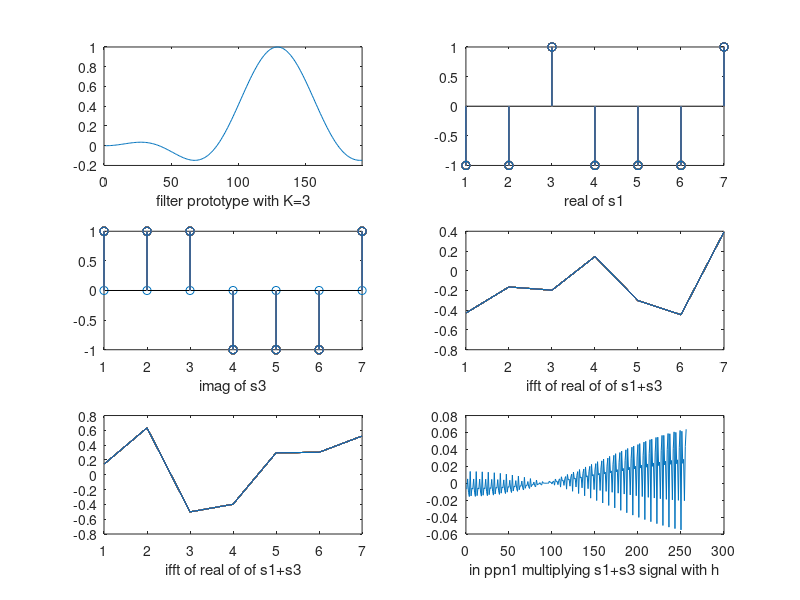
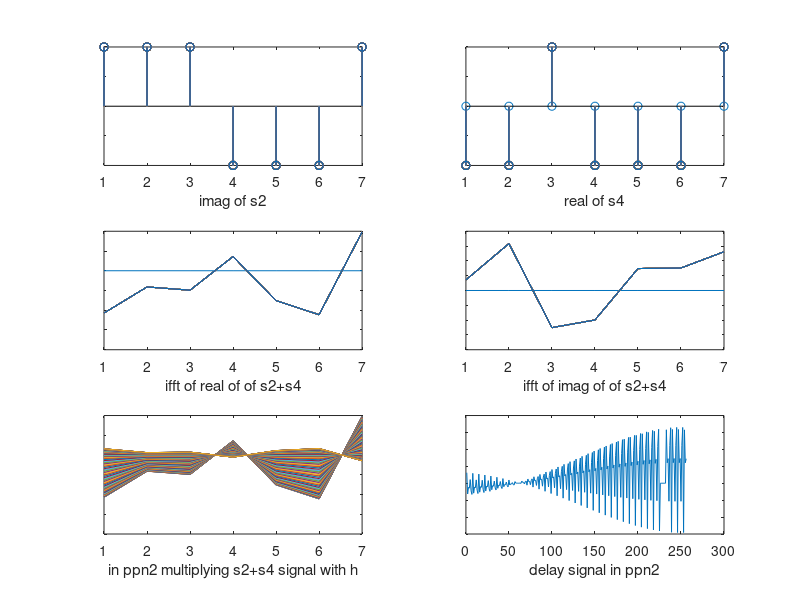
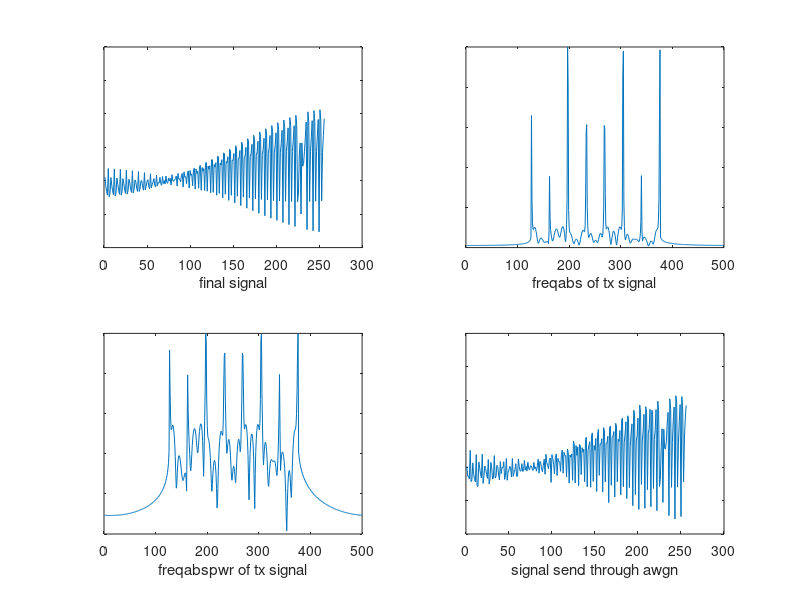

Reproduce these figures in MATLAB, in order. (Note: this script raises an error after producing the figures.)
clc;clear all;close all;warning off;
B=7;
W=1;
N=64;
K=3;
n=K*N:B*N-1;
% prototypefilter
h1=1;
h2=0.911438;
h3= 0.411438;
factech=1+2*(h1+h2+h3);
hef(1:3*N)=0;
for i=1:3*N-1
   hef(1+i)=1-2*h1*cos(pi*i/(2*N))+2*h2*cos(pi*i/N)-2*h3*cos(pi*i*3/(2*N));
end

hef=hef/factech;
h=hef; 
%-------
Frame=1;
 y=zeros(1,3*N+(Frame-1)*N/2);
%  Generate mapped symbol data
 s=sign(randn(B,N))+1j*sign(randn(B,N)); % Data symbols, QPSK 
%     % Signal initialization
 SR=zeros(B,N);
 SI=zeros(B,N);
%=====generation of Sb blocks  (b=1,2,...7)   
    for nblock=1:B/W % Repeat for the number of subframes in a frame  
        for w=1:W % Repeat for the number of FBMC symbols in single subframe  
            SR((nblock-1)*W+w,:)=real(s((nblock-1)*W+w,:)); % Re
            SI((nblock-1)*W+w,:)=imag(s((nblock-1)*W+w,:)); % Im
         
        end
    end

s1=zeros(1,N);
s2=zeros(1,N);
s3=zeros(1,N);
s4=zeros(1,N); 

for ntrame=1:2
    for b=1:7
% OQAM Modulator
    if rem(ntrame,2)==1
      s1(b,1:N)=SR(b,N);
      s2(b,2:N)=j*SI(b,N);
    else
     s3(b,1:N)=j*SI(b,N);
     s4(b,2:N)=SR(b,N);
    end
    end
g=s1+s3;
x=ifft(g);
% Duplication of the signal
x1=[x x x];


end

ys=x1.*h;
y1=ys(3*N:7*N-1);
% y1=zeros(1,B*N);
% for k=1:K  %1:3
%   for L=1:N  %1:64
%     for b=1:B  %1:7
%         for n=K*N:B*N   %192:448
%             yf(1,n)=(real(x1((b-k)*N + L)).* h(L + k*N));
%             y1(1,n)=y1(1,n)+yf(1,n);
%         end 
%     end 
% end
% end   
g1=s2+s4;

%ppn2 network
xd=ifft(g1);

% Duplication of the signal
xd2=[xd xd xd];
% hadamard product in ppn2 network
y2=xd2.*h;
% %delay of N/2
% yx = delayseq(y2,N/2);
%steady state frame of ppn2 network
yd=y2((3*N)+N/2:(7*N-1)+N/2);
%sum of both ppn1 and ppn2 networks
y=y1+yd;
% yx=y1';
yr = awgn(y,20,'measured');
yfft = [zeros(1,length(y)/2) fft(y) zeros(1,length(y)/2)]
yTx = ifft(yfft);
yTxFreq = fft(yTx',500);
yTxFreqAbs = abs(yTxFreq);
yTxFreqAbs = yTxFreqAbs/max(yTxFreqAbs);
yTxFreqAbsPwr = 20*log(yTxFreqAbs);
figure,
subplot(3,2,1); plot(h);xlim([0 length(h)]);xlabel('filter prototype with K=3');
subplot(3,2,2); stem(real(s1));xlabel('real of s1');
subplot(3,2,3); stem(imag(s2));xlabel('imag of s3');
subplot(3,2,4); plot(real(x));xlabel('ifft of real of of s1+s3');
subplot(3,2,5),plot(imag(x));xlabel('ifft of real of of s1+s3');
subplot(3,2,6); plot(real(y1));xlabel('in ppn1 multiplying s1+s3 signal with h');
figure,
subplot(3,2,1); stem(imag(s3));xlabel('imag of s2');set(gca,'yticklabel',[]);
subplot(3,2,2); stem(real(s4));xlabel('real of s4');set(gca,'yticklabel',[]);
subplot(3,2,3); plot(real(xd));xlabel('ifft of real of of s2+s4');set(gca,'yticklabel',[]);
subplot(3,2,4),plot(imag(xd));xlabel('ifft of imag of of s2+s4');set(gca,'yticklabel',[]);
subplot(3,2,5); plot(real(y2));xlabel('in ppn2 multiplying s2+s4 signal with h');set(gca,'yticklabel',[]);
subplot(3,2,6); plot(real(yd));xlabel('delay signal in ppn2');set(gca,'yticklabel',[]);

%------final y
figure,
subplot(2,2,1); plot(real(y));xlabel('final signal');set(gca,'yticklabel',[]);
subplot(2,2,2); plot(yTxFreqAbs);xlabel('freqabs of tx signal');xlim([0 length(yTxFreqAbs)]);ylim([0 1]);set(gca,'yticklabel',[]);
subplot(2,2,3);plot(yTxFreqAbsPwr);xlabel('freqabspwr of tx signal' );xlim([0 length(yTxFreqAbsPwr)]);ylim([-100 0]);set(gca,'yticklabel',[]);
subplot(2,2,4); plot(real(yr));xlabel('signal send through awgn');set(gca,'yticklabel',[]);
%demodulator of fbmc signal
% Demodulator
% sdemod=zeros(N,Frame);
% for ntrame=1:2
%     r=yr.*h; % We apply the filter
%     u=zeros(1,N);
%     for k=1:Frame
%         u=u+r(1,1+(k-1)*N:k*N);                  % Summation
%     end
%     u=u.';
%     sest=fft(u);
%     sest=sest/0.6863;                           % Normalization 
%     % OQAM demodulation
%     if rem(ntrame,2)==1
%         sdemod(1:2:N,1)=real(sest(1:2:N));
%         sdemod(2:2:N,1)=j*imag(sest(2:2:N));
%     else
%        sdemod(1:2:N,1)=j*imag(sest(1:2:N));
%        sdemod(2:2:N,1)=real(sest(2:2:N));
%     end
% end
% % ysfft = [zeros(1,length( sdemod)/2) sdemod zeros(1,length( sdemod)/2)];
% ysRx = ifft( sdemod);
% ysRxFreq = fft(ysRx,500);
% ysRxFreqAbs = abs(ysRxFreq);
% ysRxFreqAbs = ysRxFreqAbs/max(ysRxFreqAbs);
% ysRxFreqAbsPwr = 20*log(ysRxFreqAbs);
% figure,
% subplot(3,2,1); plot(ysRxFreqAbs);xlim([0 length(ysRxFreqAbs)]);xlabel('frequency absoluteof received signal');ylim([0 1]);set(gca,'yticklabel',[]);
% subplot(3,2,2);plot(ysRxFreqAbsPwr); xlim([0 length(ysRxFreqAbsPwr)]);xlabel('frequency abs pwr received signal');ylim([-100 0]);set(gca,'yticklabel',[]);
% % subplot(3,2,3); plot(real( sdemod));xlabel('real of demod');set(gca,'yticklabel',[]);
% % subplot(3,2,4); plot(imag( sdemod));xlabel('imag of demod');set(gca,'yticklabel',[]);
% subplot(3,2,3); plot(( real(sdemod)));xlabel(' sdemod');set(gca,'yticklabel',[]);
% subplot(3,2,4); plot(( sdemod));xlabel(' sdemod');set(gca,'yticklabel',[]);
% % y=y';

% fe= acf1(y,63);
% subplot(3,2,5); plot((fe));xlabel(' sdemod');set(gca,'yticklabel',[])
% a=x1b(2).*h3+x1b(3).*h2+x1b(4).*h1;
% b=x1b(3).*h3+x1b(4).*h2+x1b(5).*h1;
% c=x1b(4).*h3+x1b(5).*h2+x1b(6).*h1;
% d=x1b(5).*h3+x1b(6).*h2+x1b(7).*h1;
% 
% a1=x2b(2).*h3+x2b(3).*h2+x2b(4).*h1;
% b2=x2b(3).*h3+x2b(4).*h2+x2b(5).*h1;
% c3=x2b(4).*h3+x2b(5).*h2+x2b(6).*h1;
% d4=x2b(5).*h3+x2b(6).*h2+x2b(7).*h1;
% -------modified FBMC signal----------%
% ym=zeros(1,K*N);
% ym(1,N)=[y(1,3*N),y(1,3*N+1)...
%          y(7*N+3*N-1)];

% yp=y1(3*N:4*N-1)
% L=0:N-1;
% t=[0:(b-K)*N-1];
%      
%      for k=2:3
%          for L=0:63 
%          if h_k(L)> delta
%              I_k(L,delta)=1;
%          else
%              I_k(L,delta)=0;
%          end
%          a_k(L)=(1/h_k(L))*I_k(L,delta);
%          end
%      end 
%     z(t)=yp*a(t);    
%     fy= acf1(z(t),63);           
%           Rz1(n,N)=-44*(1+h1(n)*a3(n));
%          figure,
%         subplot(4,2,1); plot((Rz1(n,N)));xlabel('Rz1(n,N)');set(gca,'yticklabel',[]) ;

% rstream = RandStream.create('mt19937ar','seed',2009);

Ntrial = 1e4;             % number of Monte-Carlo trials
snrdb = 10;                % SNR in dB
snr = db2pow(snrdb);      % SNR in linear scale
spower = 1;               % signal power is 1
npower = spower/snr;           % noise power
namp = sqrt(npower/2);    % noise amplitude in each channel
s = ones(1,Ntrial);       % signal  

x = y + yr;
mf = 1;
y = mf'*x; 
z = real(y);
Pfa = 0.1;
snrthreshold = db2pow(npwgnthresh(Pfa, 1,'coherent'));
mfgain = mf'*mf;
% To match the equation in the text above
% npower - N
% mfgain - M
% snrthreshold - SNR
threshold = sqrt(npower*mfgain*snrthreshold);
Pd = sum(z>threshold)/Ntrial
% x = n;
y = mf'*x;
z = real(y);
Pfa = sum(z>threshold)/Ntrial
figure;
hold on
plot(rocsnr(snrdb,'SignalType','NonfluctuatingCoherent','MinPfa',1e-4), 'r-.');


Ntrial = 1e4;             % number of Monte-Carlo trials
snrdb = 10.1;                % SNR in dB
snr = db2pow(snrdb);      % SNR in linear scale
spower = 1;               % signal power is 1
npower = spower/snr;           % noise power
namp = sqrt(npower/2);    % noise amplitude in each channel
s = ones(1,Ntrial);       % signal  

x = y + yr;
mf = 1;
y = mf'*x; 
z = real(y);
Pfa = 0.1;
snrthreshold = db2pow(npwgnthresh(Pfa, 1,'coherent'));
mfgain = mf'*mf;
% To match the equation in the text above
% npower - N
% mfgain - M
% snrthreshold - SNR
threshold = sqrt(npower*mfgain*snrthreshold);
Pd = sum(z>threshold)/Ntrial
% x = n;
y = mf'*x;
z = real(y);
Pfa = sum(z>threshold)/Ntrial
plot(rocsnr(snrdb,'SignalType','NonfluctuatingCoherent','MinPfa',1e-4), 'b-.');
hold off
% % plot(FPs, TPs, 'linewidth', 3, 'marker', 'o', 'markersize',10,'markeredgecolor', 'k', 'markerfacecolor', 'g');
% % hold on; 
% % plot(ThresholdRange, ThresholdRange, 'r-.', 'linewidth', 3);
% % axis([0,1,0,1]);
figure;
MaxSNR=-25;
MinSNR=0;
 NumPoints=-5
delta = [0.001 0.01];
rocpfa(delta,'SignalType','NonfluctuatingCoherent','MinSNR',-5);

NRdB = [-25 -20 -15 -10 -5 0];
[Pd,Pfa] = rocsnr(snrdb,'SignalType','NonfluctuatingCoherent');
figure;
semilogx(Pfa,Pd)
grid on
xlabel('P_{fa}')
ylabel('P_d')
legend('SNR -25 dB','SNR -20 dB','SNR -15 dB','SNR -10 dB',  'location','northwest')
title('Receiver Operating Characteristic (ROC) Curves')
% SNRs = (6:2:12);
% rocsnr(SNRs,'SignalType','NonfluctuatingNoncoherent')



